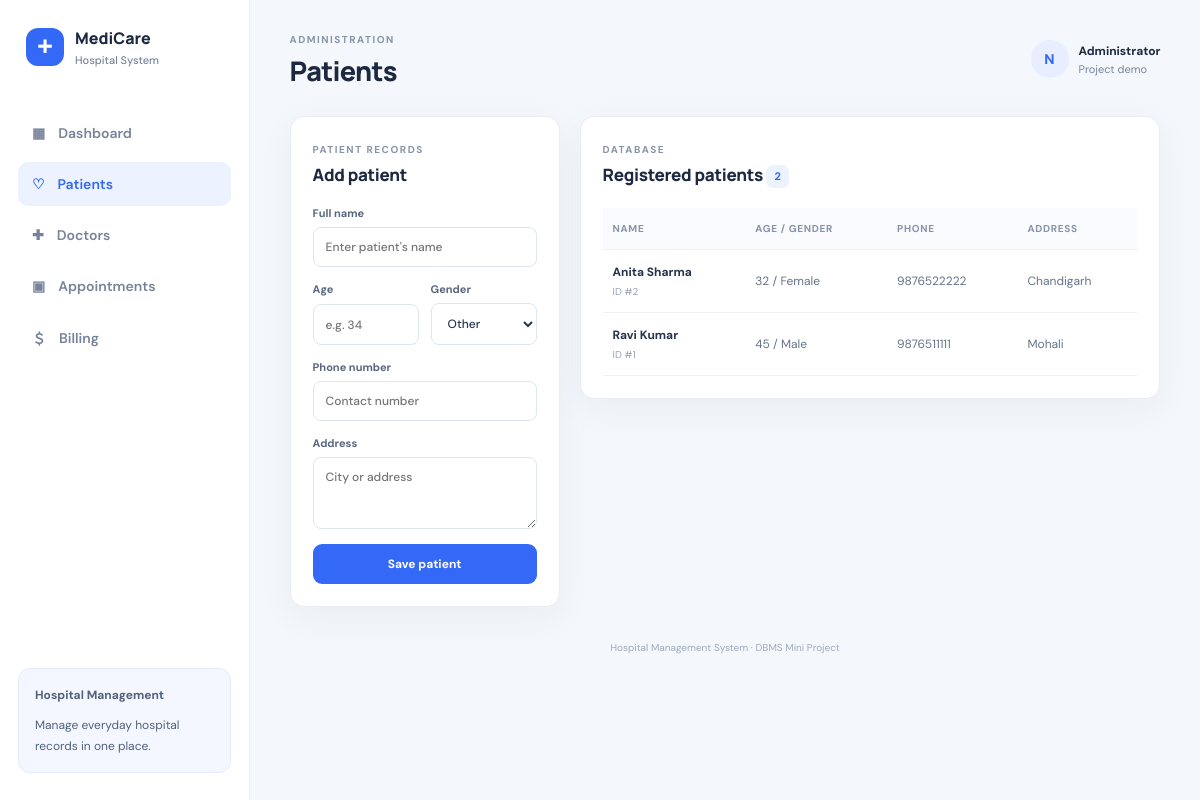
/patients.php, run on the app's committed database.
### tables this page shows
CREATE TABLE Patient (
  patient_id INT AUTO_INCREMENT PRIMARY KEY,
  name VARCHAR(100) NOT NULL,
  age INT,
  gender ENUM('Male','Female','Other') DEFAULT 'Other',
  phone VARCHAR(20),
  address VARCHAR(255),
  created_at TIMESTAMP DEFAULT CURRENT_TIMESTAMP,
  CONSTRAINT chk_patient_age CHECK (age IS NULL OR age BETWEEN 1 AND 120)
);

### config.php (called while the page is built, shortened)
<?php
function e($value): string {
    return htmlspecialchars((string)($value ?? ''), ENT_QUOTES, 'UTF-8');
}

### patients.php (the view, shortened to what this page needs)
<?php
require __DIR__ . '/config.php';
$patients = $pdo->query('SELECT * FROM Patient ORDER BY patient_id DESC')->fetchAll();
$pageTitle = 'Patients'; $activePage = 'patients'; require __DIR__ . '/header.php';
?>
<div class="content-grid"><section class="panel form-panel"><div class="panel-heading"><div><span class="eyebrow">PATIENT RECORDS</span><h2>Add patient</h2></div></div>
<form method="post" class="form-stack"><label>Full name<input name="name" maxlength="100" required value="<?= e($_POST['name'] ?? '') ?>" placeholder="Enter patient's name"></label><div class="form-row"><label>Age<input type="number" name="age" min="1" max="120" value="<?= e($_POST['age'] ?? '') ?>" placeholder="e.g. 34"></label><label>Gender<select name="gender"><option>Other</option><option <?= (($_POST['gender'] ?? '')==='Male')?'selected':'' ?>>Male</option><option <?= (($_POST['gender'] ?? '')==='Female')?'selected':'' ?>>Female</option></select></label></div><label>Phone number<input name="phone" maxlength="20" value="<?= e($_POST['phone'] ?? '') ?>" placeholder="Contact number"></label><label>Address<textarea name="address" rows="3" maxlength="255" placeholder="City or address"><?= e($_POST['address'] ?? '') ?></textarea></label><button class="button" type="submit">Save patient</button></form></section>
<section class="panel"><div class="panel-heading"><div><span class="eyebrow">DATABASE</span><h2>Registered patients <span class="count-pill"><?= count($patients) ?></span></h2></div></div><div class="table-wrap"><table><thead><tr><th>Name</th><th>Age / gender</th><th>Phone</th><th>Address</th></tr></thead><tbody><?php foreach($patients as $p): ?><tr><td><strong><?= e($p['name']) ?></strong><small class="cell-sub">ID #<?= (int)$p['patient_id'] ?></small></td><td><?= e($p['age'] ?? '—') ?> / <?= e($p['gender']) ?></td><td><?= e($p['phone'] ?: '—') ?></td><td><?= e($p['address'] ?: '—') ?></td></tr><?php endforeach; ?></tbody></table></div></section></div>
<?php require __DIR__ . '/footer.php'; ?>

### style.css (style rules this page uses)
:root { --bg:#f4f7fb;--panel:#fff;--text:#1c2940;--muted:#78859a;--line:#e8edf4;--blue:#3468f6;--navy:#172541;--green:#198b68;--shadow:0 10px 35px rgba(31,53,91,.05) }
* { box-sizing:border-box }
body { margin:0;background:var(--bg);color:var(--text);font-family:'DM Sans',sans-serif;font-size:14px }
.eyebrow { font-size:10px;letter-spacing:1.5px;font-weight:700;color:#8794a9 }
.button { border:0;border-radius:9px;background:var(--blue);color:#fff;padding:12px 16px;font:700 12px 'DM Sans',sans-serif;cursor:pointer;text-decoration:none;display:inline-flex;justify-content:center;align-items:center;gap:12px;white-space:nowrap }
.stat-card,.panel { background:var(--panel);border:1px solid var(--line);border-radius:14px;box-shadow:var(--shadow) }
.panel { padding:22px;margin-bottom:22px;min-width:0 }
.panel-heading { display:flex;align-items:center;justify-content:space-between;gap:14px;margin-bottom:20px }
.panel-heading h2 { font:800 17px Manrope,sans-serif;margin:6px 0 0;letter-spacing:-.3px }
.table-wrap { width:100%;overflow-x:auto }
table { width:100%;border-collapse:collapse;text-align:left;white-space:nowrap }
th { color:#8793a7;font-size:10px;text-transform:uppercase;letter-spacing:.7px;font-weight:700;background:#fafbfe }
th,td { padding:14px 13px;border-bottom:1px solid #edf0f5 }
th:first-child,td:first-child { padding-left:10px }
td { font-size:12px;color:#65738a }
td strong { color:#25334b;font-size:12px }
.cell-sub { display:block;font-size:10px;color:#98a3b4;margin-top:5px }
.content-grid { display:grid;grid-template-columns:minmax(270px,.72fr) minmax(0,1.6fr);align-items:start;gap:20px }
.form-panel { position:sticky;top:18px }
.form-stack { display:grid;gap:15px }
.form-stack label { display:grid;gap:7px;color:#59677e;font-size:11px;font-weight:700 }
.form-stack input,.form-stack select,.form-stack textarea,.inline-form select { width:100%;border:1px solid #dfe5ee;border-radius:8px;background:#fff;color:#28364e;padding:11px 12px;font:500 12px 'DM Sans',sans-serif;outline:none }
.form-stack textarea { resize:vertical }
.form-row { display:grid;grid-template-columns:1fr 1fr;gap:12px }
.count-pill { display:inline-grid;place-items:center;min-width:23px;height:23px;border-radius:7px;background:#edf2ff;color:var(--blue);font:700 11px 'DM Sans',sans-serif;padding:0 6px;vertical-align:middle }

### data on the page
patient: name "Anita Sharma", patient_id "2", age "32", gender "Female", phone "9876522222", address "Chandigarh"
patient: name "Ravi Kumar", patient_id "1", age "45", gender "Male", phone "9876511111", address "Mohali"

### other printed values
$pageTitle "Patients"
count($patients) "2"
